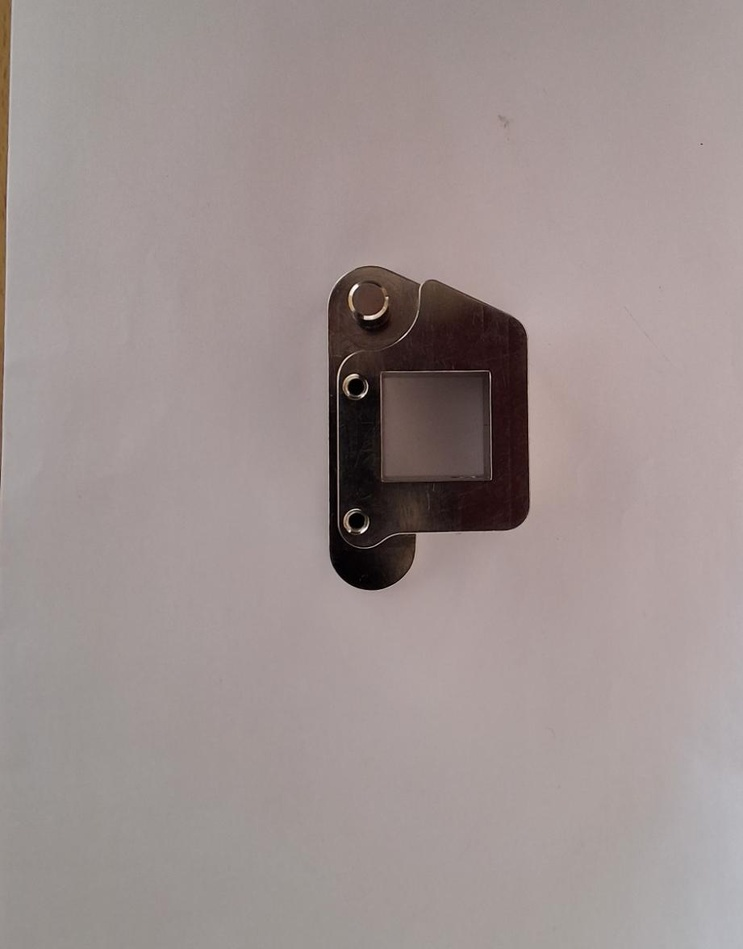
#> input picture real.jpeg, 743 x 949 px, shrunk from 921 x 1176 before the run
$ python test_real_images.py real.jpeg cad2.png
#> lines starting #> are read from the running program, lines starting #| are printed output that depends on the picture; after the words box and inside, x2 and y2 are one past the last pixel; in counts of white or black regions, pixels touching at a corner belong together
"""
Test script for CAD-Image Alignment with real images.

This script demonstrates how to use the alignment module with your actual
CAD and camera images.
"""

import cv2
import numpy as np
import sys
from pathlib import Path

# Import the alignment module
from cad_image_alignment import align, AlignmentResult


def preprocess_cad_image(image_path: str) -> np.ndarray:
    """
    Preprocess CAD image to produce binary edge map.

    For CAD images (clean line drawings):
    - Convert to grayscale
    - Apply Otsu thresholding
    - Apply Canny edge detection
    """
#> called with image_path = 'real.jpeg'
    print(f"📄 Loading CAD image: {image_path}")

    # Load image
    img = cv2.imread(image_path)
#> img is the input picture: shape (949, 743, 3); mean B, G, R 144.5, 145.8, 157.9
    if img is None:
        raise ValueError(f"Could not load image: {image_path}")

    print(f"   Original shape: {img.shape}")
#|    Original shape: (949, 743, 3)

    # Convert to grayscale
    if len(img.shape) == 3:
        gray = cv2.cvtColor(img, cv2.COLOR_BGR2GRAY)
    else:
        gray = img

    # Apply Otsu thresholding
    _, thresh = cv2.threshold(gray, 0, 255, cv2.THRESH_BINARY + cv2.THRESH_OTSU)
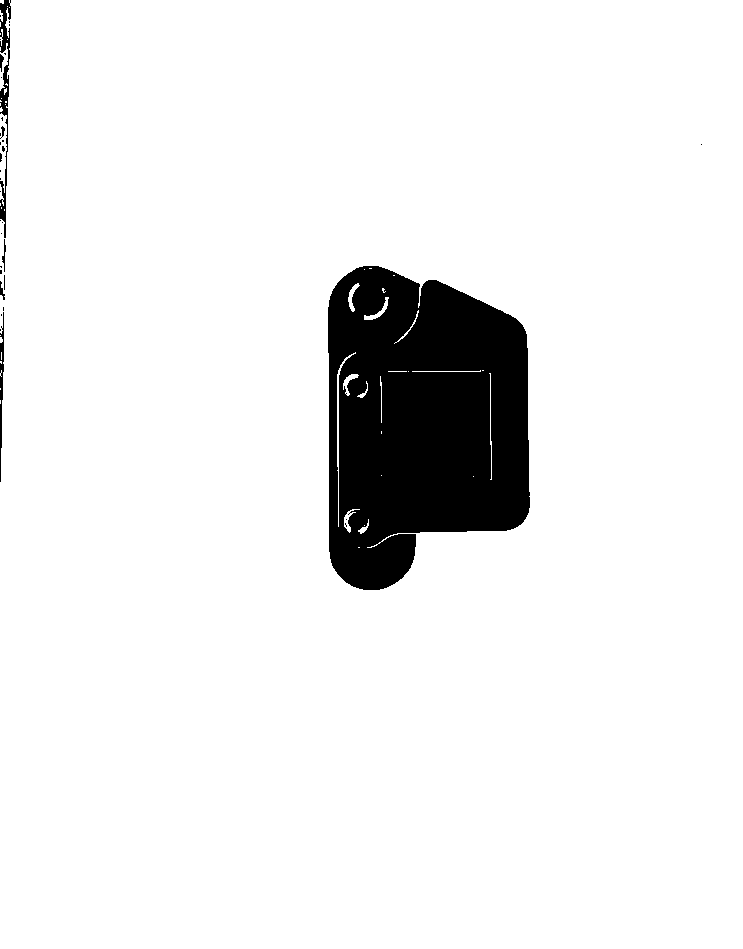
#> thresh: shape (949, 743); 92.5% white; 34 black regions (27 under 20 px), largest, box (x1, y1, x2, y2) and area: (328, 266, 530, 590) 51444, (0, 0, 11, 238) 967, (0, 312, 4, 482) 352

    # Apply Canny edge detection
    edges = cv2.Canny(thresh, 50, 150)
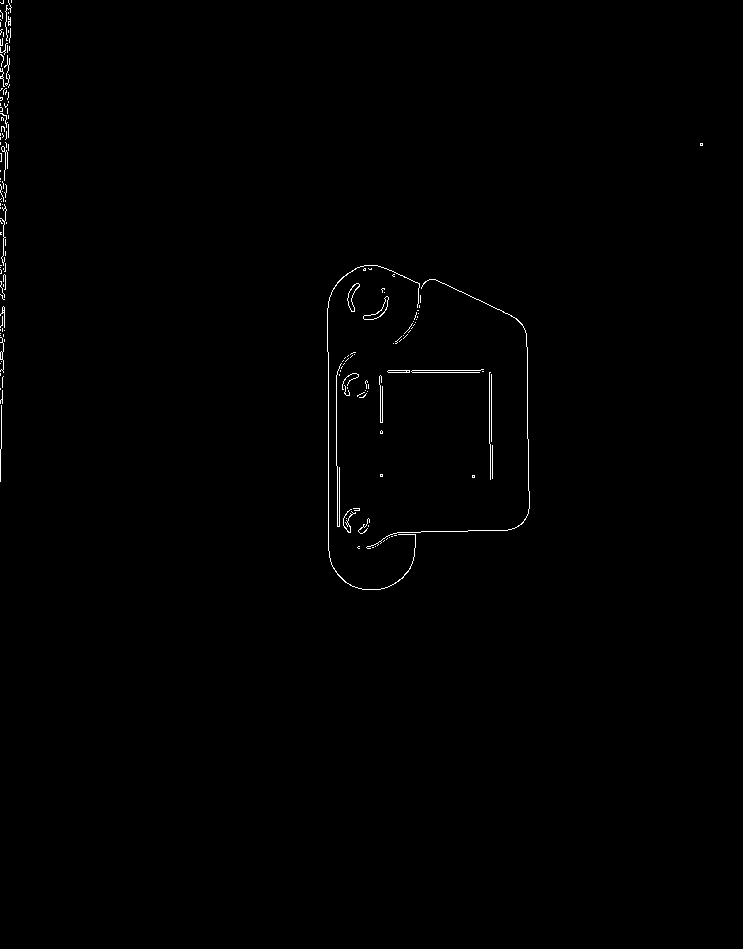
#> edges: shape (949, 743); 0.47% white in thin lines or dots, all inside (x1, y1, x2, y2) = (0, 0, 703, 590)

    print(f"   Edge pixels: {np.count_nonzero(edges)}")
#|    Edge pixels: 3289

    return edges


def preprocess_real_image(image_path: str, background_color: str = 'white') -> np.ndarray:
    """
    Preprocess real camera image to produce binary edge map.

    For real images (photos with background):
    - Remove background (green or white)
    - Convert to grayscale
    - Apply bilateral filtering (reduce reflections, preserve edges)
    - Apply Canny edge detection
    - Morphological cleaning (reduce noise)
    """
#> called with image_path = 'cad2.png', background_color = 'white'
    print(f"📷 Loading real image: {image_path}")

    # Load image
    img = cv2.imread(image_path)
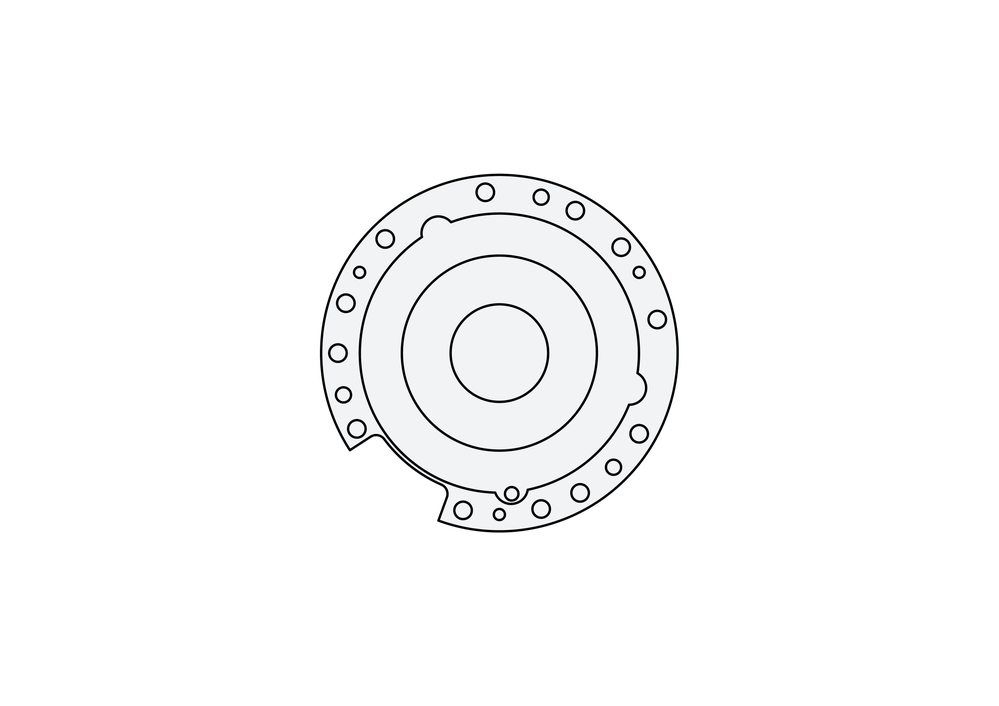
#> input picture cad2.png, 999 x 706 px, shrunk from 2339 x 1653 before the run
#> img is the input picture: shape (706, 999, 3); mean B, G, R 250.5, 250.2, 250
    if img is None:
        raise ValueError(f"Could not load image: {image_path}")

    print(f"   Original shape: {img.shape}")
#|    Original shape: (706, 999, 3)

    # Convert to grayscale
    if len(img.shape) == 3:
        gray = cv2.cvtColor(img, cv2.COLOR_BGR2GRAY)
#> gray: shape (706, 999)
    else:
        gray = img

    # Background removal (simple thresholding for white/light backgrounds)
    if background_color == 'white':
        # Invert: background becomes black, object becomes white
        _, mask = cv2.threshold(gray, 200, 255, cv2.THRESH_BINARY_INV)
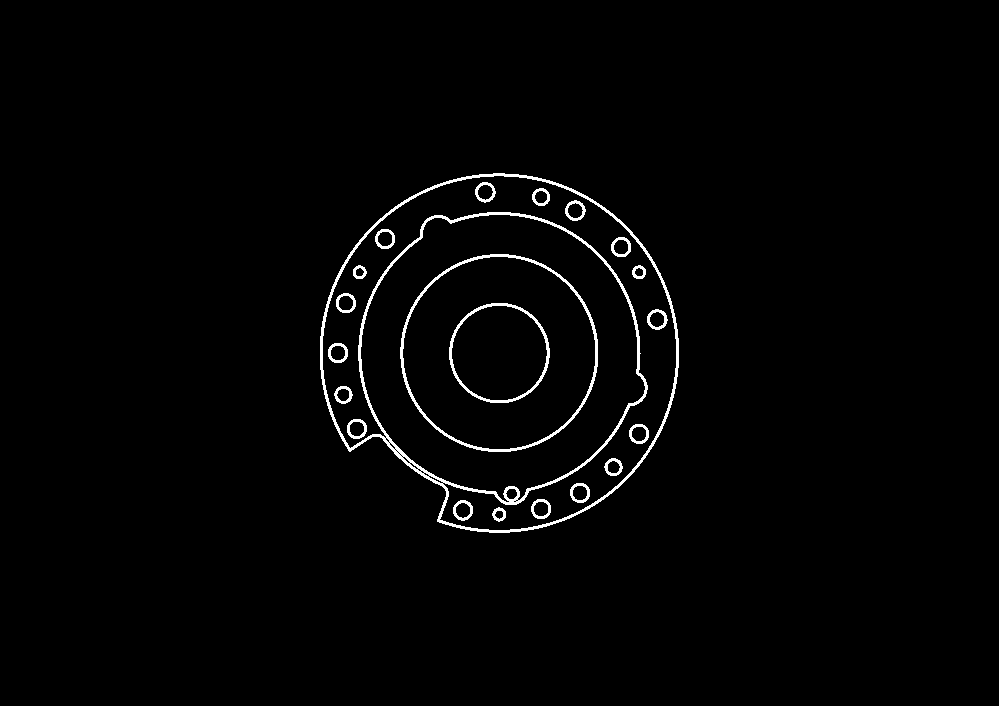
#> mask: shape (706, 999); 1.7% white; 21 white regions, largest, box (x1, y1, x2, y2) and area: (320, 173, 679, 533) 6333, (400, 254, 598, 452) 1849, (449, 303, 550, 403) 927
    else:
        # For other backgrounds, you might need color-based segmentation
        mask = gray

    # Apply bilateral filtering to reduce reflections while preserving edges
    filtered = cv2.bilateralFilter(mask, d=9, sigmaColor=75, sigmaSpace=75)

    # Apply Canny edge detection
    edges = cv2.Canny(filtered, 50, 150)
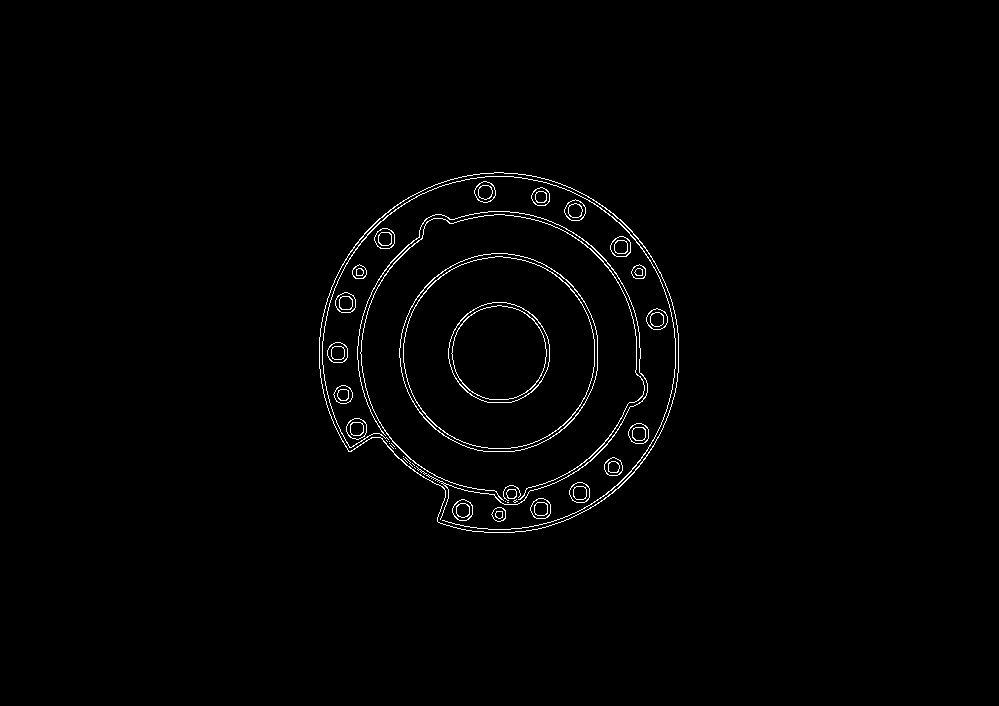
#> edges: shape (706, 999); 1.1% white in thin lines or dots, all inside (x1, y1, x2, y2) = (319, 172, 679, 533)

    # Morphological cleaning to reduce noise
    kernel = cv2.getStructuringElement(cv2.MORPH_RECT, (3, 3))
    edges = cv2.morphologyEx(edges, cv2.MORPH_CLOSE, kernel)
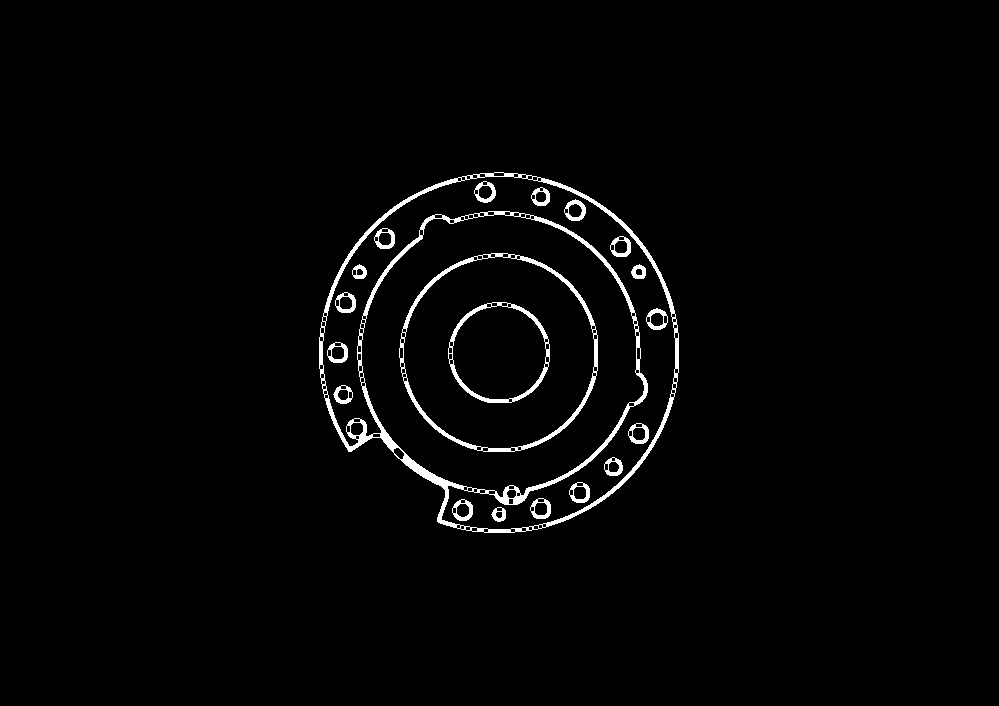
#> edges: shape (706, 999); 2.1% white; 20 white regions, largest, box (x1, y1, x2, y2) and area: (319, 172, 679, 533) 8091, (399, 253, 598, 452) 2316, (448, 302, 550, 403) 1146

    print(f"   Edge pixels: {np.count_nonzero(edges)}")
#|    Edge pixels: 14679

    return edges


# [55 lines left out: function visualize_result, not called in this run]


def main():
    """
    Main function to test alignment with real images.
    """
    print("=" * 70)
    print("CAD-Image Alignment Test with Real Images")
    print("=" * 70)

    # Check if image paths are provided
    if len(sys.argv) < 3:
        print("\n❌ Usage: python test_real_images.py <cad_image_path> <real_image_path>")
        print("\nExample:")
        print("  python test_real_images.py cad_front.png real_photo.jpg")
        print("\nOr place your images in the current directory and run:")
        print("  python test_real_images.py cad.png real.png")
        return

    cad_path = sys.argv[1]
    real_path = sys.argv[2]

    # Check if files exist
    if not Path(cad_path).exists():
        print(f"\n❌ CAD image not found: {cad_path}")
        return

    if not Path(real_path).exists():
        print(f"\n❌ Real image not found: {real_path}")
        return

    try:
        # Step 1: Preprocess images
        print("\n" + "=" * 70)
        print("STEP 1: Preprocessing")
        print("=" * 70)

        cad_edges = preprocess_cad_image(cad_path)
        real_edges = preprocess_real_image(real_path, background_color='white')

        # Save preprocessed images for inspection
        cv2.imwrite('preprocessed_cad.png', cad_edges)
        cv2.imwrite('preprocessed_real.png', real_edges)
        print(f"\n💾 Saved preprocessed images:")
        print(f"   - preprocessed_cad.png")
        print(f"   - preprocessed_real.png")

        # Step 2: Run alignment
        print("\n" + "=" * 70)
        print("STEP 2: Running Alignment")
        print("=" * 70)

        result = align(cad_edges, real_edges)

        # Step 3: Display results
        print("\n" + "=" * 70)
        print("STEP 3: Results")
        print("=" * 70)

        print(f"\n✅ Alignment Complete!")
        print(f"\n📊 Results:")
        print(f"   Strategy:        {result.strategy}")
        print(f"   Alignment Score: {result.alignment_score:.4f}")
        print(f"   Low Confidence:  {result.low_confidence}")
        if result.inlier_ratio is not None:
            print(f"   Inlier Ratio:    {result.inlier_ratio:.2%}")

        # Interpretation
        print(f"\n💡 Interpretation:")
        if result.strategy == "homography":
            print(f"   ✓ Fine alignment succeeded (best quality)")
        elif result.strategy == "affine_coarse_only":
            print(f"   ⚠ Fine alignment failed, using coarse only")
        else:
            print(f"   ⚠ Both alignments failed, no transformation applied")

        if result.alignment_score >= 0.7:
            print(f"   ✓ Good alignment quality (score ≥ 0.7)")
        elif result.alignment_score >= 0.5:
            print(f"   ⚠ Moderate alignment quality (0.5 ≤ score < 0.7)")
        elif result.alignment_score >= 0.3:
            print(f"   ⚠ Poor alignment quality (0.3 ≤ score < 0.5)")
        else:
            print(f"   ❌ Very poor alignment (score < 0.3)")

        # Step 4: Save results
        print("\n" + "=" * 70)
        print("STEP 4: Saving Results")
        print("=" * 70)

        # Save aligned image
        cv2.imwrite('aligned_result.png', result.aligned_image)
        print(f"\n💾 Saved aligned image: aligned_result.png")

        # Save transformation matrix
        np.save('transform_matrix.npy', result.transform_matrix)
        print(f"💾 Saved transformation matrix: transform_matrix.npy")

        # Create and save visualization
        vis = visualize_result(cad_edges, real_edges, result)

        print("\n" + "=" * 70)
        print("✅ Done! Check the output files:")
        print("=" * 70)
        print("   1. preprocessed_cad.png     - CAD edge map")
        print("   2. preprocessed_real.png    - Real edge map")
        print("   3. aligned_result.png       - Aligned real image")
        print("   4. alignment_result.png     - Visualization (4-panel)")
        print("   5. transform_matrix.npy     - Transformation matrix")

    except Exception as e:
        print(f"\n❌ Error: {e}")
        import traceback
        traceback.print_exc()


if __name__ == "__main__":
    main()
#> (the call stopped at in main, `result = align(cad_edges, real_edges)`: cad_image_alignment is not available in this run)
